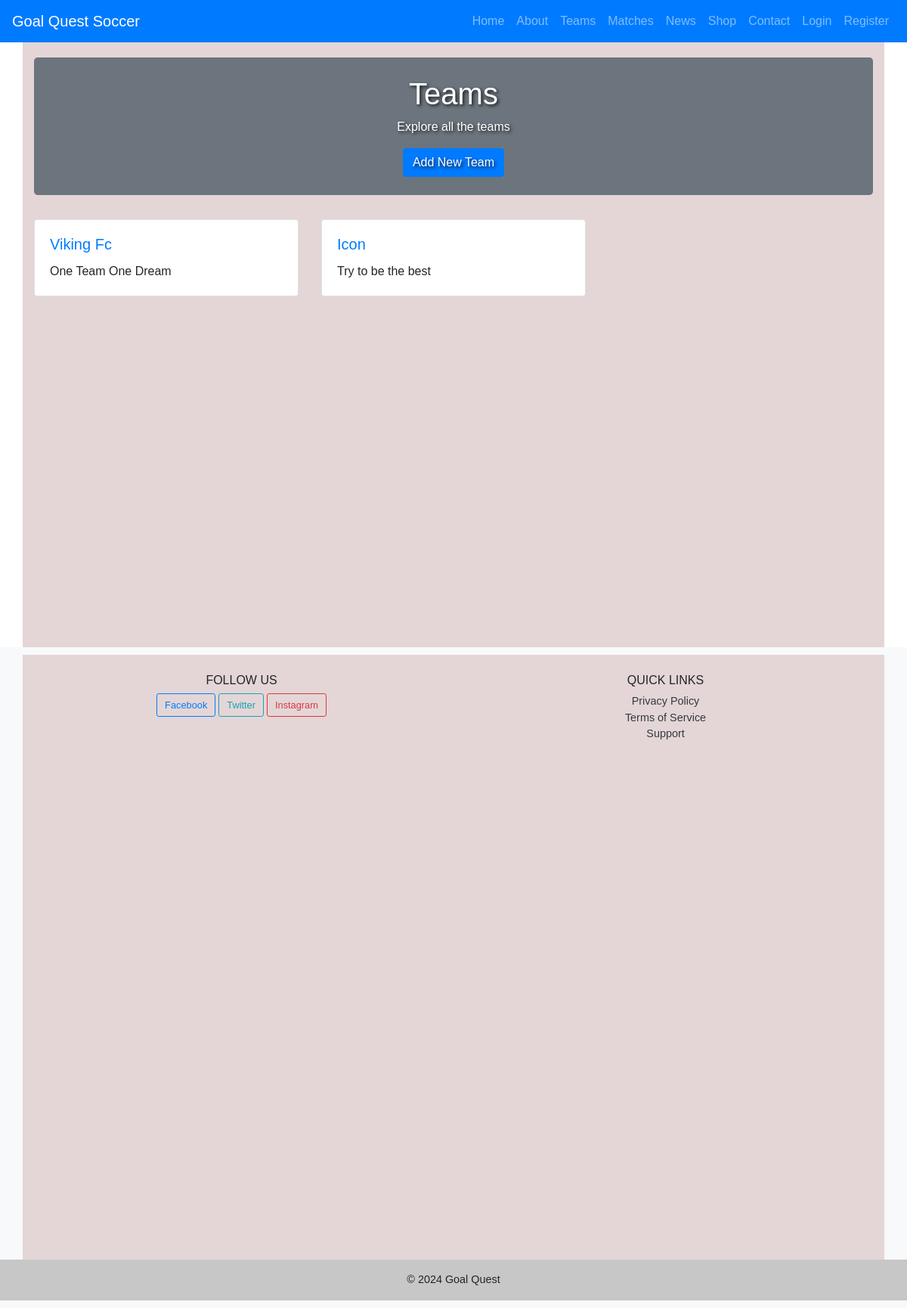
Page /team/ on the committed database.
### QuestApp/models.py (models this page shows, shortened)
class Team(models.Model):
    name = models.CharField(max_length=100)
    slogan = models.CharField(max_length=255)
    history = models.TextField()
    image = models.ImageField(upload_to='team_images/', null=True, blank=True)
    coaches = models.ManyToManyField('Coach')
    logo = models.ImageField(upload_to='team_logos/', null=True, blank=True)
    players = models.ManyToManyField('Player')
    achievements = models.ManyToManyField('Achievement')
    photos = models.ManyToManyField('Photo', related_name='team_photos')
    upcoming_matches = models.ManyToManyField('Match', related_name='upcoming_matches')
    news = models.ManyToManyField('News')

### QuestApp/views.py (the view)
# urls.py: path('team/', views.team_list, name='team_list'),
def team_list(request):
    teams = Team.objects.all()
    return render(request, 'team_list.html', {'teams': teams})

### templates/team_list.html
{% extends 'base.html' %}
{% load static %}
{% block content %}
<div class="container">
    <div class="jumbotron text-center bg-secondary text-white py-4">
        <h1>Teams</h1>
        <p>Explore all the teams</p>
        <a href="{% url 'add_team' %}" class="btn btn-primary">Add New Team</a>
    </div>
    <div class="row">
        {% for team in teams %}
        <div class="col-md-4 mb-3">
            <div class="card">
                <div class="card-body">
                    <h5 class="card-title"><a href="{% url 'team_profile' team.id %}">{{ team.name }}</a></h5>
                    <p class="card-text">{{ team.slogan }}</p>
                </div>
            </div>
        </div>
        {% endfor %}
    </div>
</div>
{% endblock %}

### static/style.css (style rules this page uses)
body { font-family: 'Arial', sans-serif; }
.jumbotron { background-size: cover; background-position: center; color: white; text-shadow: 2px 2px 4px rgba(0, 0, 0, 0.8); }
.card { transition: transform 0.2s, box-shadow 0.2s; }
.container { min-height: 100vh; padding-top: 20px; padding-bottom: 20px; background: rgb(228, 214, 214); backdrop-filter: blur(10px); }

### rows in the picture
Team: name "Viking Fc", slogan "One Team One Dream"
Team: name "Icon", slogan "Try to be the best"
